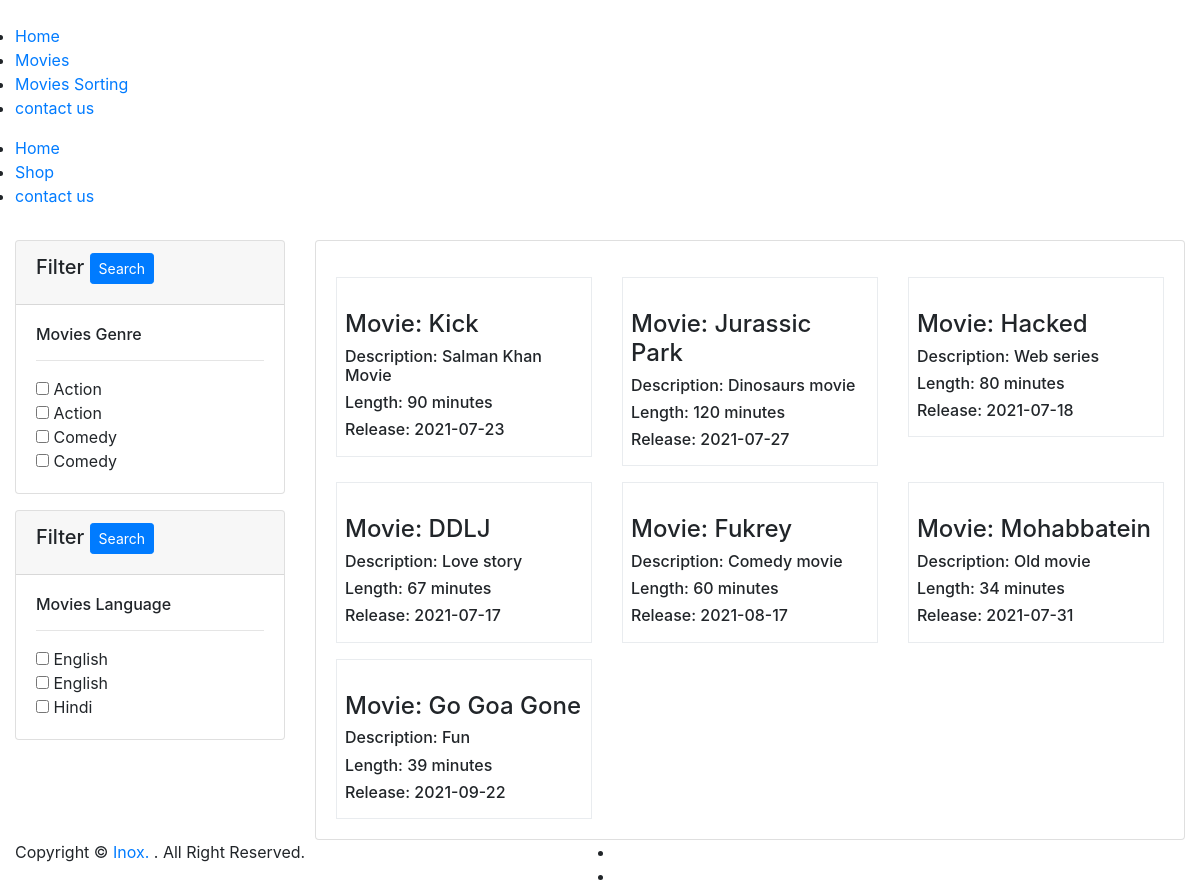
The page /shop.php on the database its author committed.
### tables this page shows
CREATE TABLE `relationship` (
  `id` int(10) NOT NULL,
  `cat_id` int(10) NOT NULL,
  `movie_id` int(10) NOT NULL
);

CREATE TABLE `category` (
  `id` int(11) NOT NULL,
  `type` varchar(50) NOT NULL,
  `value` varchar(50) NOT NULL
);

CREATE TABLE `movies` (
  `id` int(11) NOT NULL,
  `title` varchar(100) NOT NULL,
  `description` text NOT NULL,
  `featured_image` varchar(100) NOT NULL,
  `movie_length` varchar(50) NOT NULL,
  `released` date NOT NULL
);

### shop.php (the view, shortened to what this page needs)
<?php
include( "header.php" );
?>
    <div class="container">
        <div class="row">
            <div class="col-md-3">
                <form action="" method="GET">
                    <div class="card shadow mt-3">
                        <div class="card-header">
                            <h5>Filter
                                <button type="submit" class="btn btn-primary btn-sm float-end">Search</button>
                            </h5>
                        </div>
                        <div class="card-body">
                            <h6>Movies Genre</h6>
                            <hr>
                            <?php
                                $brand_query = "SELECT DISTINCT(category.id), relationship.*, category.type, category.value from category,relationship,movies where relationship.movie_id = movies.id && relationship.cat_id =category.id and category.type='Genre'";
                                $brand_query_run  = mysqli_query($con, $brand_query);
                                if(mysqli_num_rows($brand_query_run) > 0)
                                {
                                    foreach($brand_query_run as $brandlist)
                                    {
                                        $checked = [];
                                        ?>
                                            <div>
                                                <input type="checkbox" name="movie[]" value="<?= $brandlist['id']; ?>"
                                                    <?php if(in_array($brandlist['id'], $checked)){ echo "checked"; } ?>
                                                 />
                                                <?= $brandlist['value']; ?>
                                            </div>
                                        <?php
                                    }
                                }
                                else
                                {
                                    echo "No movie Found";
                                }
                            ?>
                        </div>
                    </div>
                </form>
                <form action="" method="GET">
                    <div class="card shadow mt-3">
                        <div class="card-header">
                            <h5>Filter
                                <button type="submit" class="btn btn-primary btn-sm float-end">Search</button>
                            </h5>
                        </div>
                        <div class="card-body">
                            <h6>Movies Language</h6>
                            <hr>
                            <?php
                                $brand_query = "SELECT DISTINCT(category.id), relationship.*, category.type, category.value from category,relationship,movies where relationship.movie_id = movies.id && relationship.cat_id =category.id and category.type='Language'";
                                $brand_query_run  = mysqli_query($con, $brand_query);
                                if(mysqli_num_rows($brand_query_run) > 0)
                                {
                                    foreach($brand_query_run as $brandlist)
                                    {
                                        $checked = [];
                                        ?>
                                            <div>
                                                <input type="checkbox" name="movie[]" value="<?= $brandlist['id']; ?>"
                                                    <?php if(in_array($brandlist['id'], $checked)){ echo "checked"; } ?>
                                                 />
                                                <?= $brandlist['value']; ?>
                                            </div>
                                        <?php
                                    }
                                }
                                else
                                {
                                    echo "No movie Found";
                                }
                            ?>
                        </div>
                    </div>
                </form>
            </div>
            <div class="col-md-9 mt-3">
                <div class="card ">
                    <div class="card-body row">
                        <?php
                            if(isset($_GET['movie']))
                            {
                                $branchecked = [];
                                $branchecked = $_GET['movie'];
                                foreach($branchecked as $rowbrand)
                                {
                                    $products = "SELECT DISTINCT category.type, category.value, movies.title, movies.description, movies.featured_image, movies.movie_length, movies.released from relationship,movies,category where relationship.movie_id = movies.id IN ($rowbrand) and relationship.cat_id = category.id";
                                    $products_run = mysqli_query($con, $products);
                                    if(mysqli_num_rows($products_run) > 0)
                                    {
                                        foreach($products_run as $proditems) :
                                            ?>
                                                <div class="col-md-4 mt-3">
                                                    <div class="border p-2">
                                                    <div class="product-img"> <a href="javascript:void(0)"> <img src="<?php echo SITE_MOVIE_IMAGE.$proditems['featured_image']?>" id="myBtn" alt=""> </a> </div>
                                                    <h4>Movie: <?= $proditems['title']; ?></h4>
                                                    <h6>Description: <?= $proditems['description']; ?></h6>
                                                    <h6>Length: <?= $proditems['movie_length']; ?></h6>
                                                    <h6>Release: <?= $proditems['released']; ?></h6>
                                                </div>
                                                </div>
                                            <?php
                                        endforeach;
                                    }
                                }
                            }
                            else
                            {
                                $products = "SELECT DISTINCT relationship.*, category.type, category.value, movies.title, movies.description, movies.featured_image, movies.movie_length, movies.released from relationship,movies,category where relationship.movie_id = movies.id and relationship.cat_id = category.id";
                                $products_run = mysqli_query($con, $products);
                                if(mysqli_num_rows($products_run) > 0)
                                {
                                    foreach($products_run as $proditems) :
                                        ?>
                                            <div class="col-md-4 mt-3">
                                                <div class="border p-2">
                                                <div class="product-img"> <a href="javascript:void(0)"> <img src="<?php echo SITE_MOVIE_IMAGE.$proditems['featured_image']?>" id="myBtn" alt=""> </a> </div>
                                                    <h4>Movie: <?= $proditems['title']; ?></h4>
                                                    <h6>Description: <?= $proditems['description']; ?></h6>
                                                    <h6>Length: <?= $proditems['movie_length']; ?></h6>
                                                    <h6>Release: <?= $proditems['released']; ?></h6>
                                                </div>
                                            </div>
                                        <?php
                                    endforeach;
                                }
                                else
                                {
                                    echo "No Items Found";
                                }
                            }
                        ?>
                    </div>
                </div>
            </div>
        </div>
    </div>
<?php
include( "footer.php" );
?>

### header.php (style rules this page uses)
* { padding:0;margin:0; }

### rows shown on the page
relationship: cat.value "Action", movie.title "Hacked", movie.description "Web series", movie.movie_length "80 minutes", movie.released "2021-07-18"
relationship: cat.value "Action", movie.title "DDLJ", movie.description "Love story", movie.movie_length "67 minutes", movie.released "2021-07-17"
relationship: cat.value "Comedy", movie.title "Mohabbatein", movie.description "Old movie", movie.movie_length "34 minutes", movie.released "2021-07-31"
relationship: cat.value "Comedy", movie.title "Go Goa Gone", movie.description "Fun", movie.movie_length "39 minutes", movie.released "2021-09-22"
relationship: cat.value "English", movie.title "Kick", movie.description "Salman Khan Movie", movie.movie_length "90 minutes", movie.released "2021-07-23"
relationship: cat.value "English", movie.title "Jurassic Park", movie.description "Dinosaurs movie", movie.movie_length "120 minutes", movie.released "2021-07-27"
relationship: cat.value "Hindi", movie.title "Fukrey", movie.description "Comedy movie", movie.movie_length "60 minutes", movie.released "2021-08-17"
